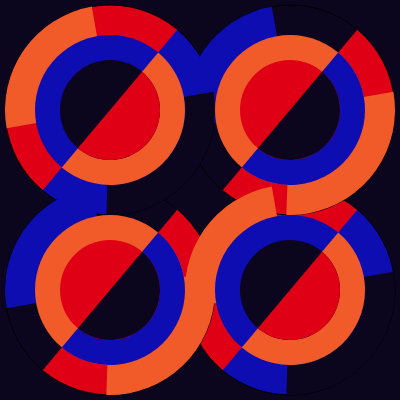
Frame 1 (no input)
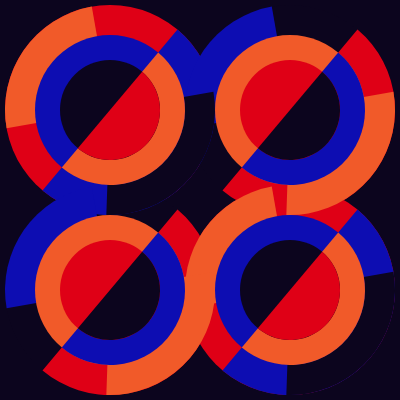
Frame 60 (no input)
Frame 120 (the mouse pressed at the canvas centre since frame 60): identical to frame 60, image omitted

The p5.js sketch that drew these frames (run headless with seeded random() and noise() and a simulated clock; from frame 60 on, the mouse is pressed at the canvas centre):

// p5.js sketch
// ── sketch.js
function setup() {
  createCanvas(400, 400);
}

function draw() {
  background(12, 5, 30);//oscuro
  
   //arc(x, y, acho, alto, donde parte radians(270),  donde termina radians(130));
  //circulo 1
  fill(223, 0, 22);//rojo
  ellipse(110, 110, 210, 210);
  //circulo 2
  fill(12, 5, 30);//oscuro
  ellipse(290, 110, 210, 210);
  //circulo 3
  fill(12, 5, 30);//oscuro
  ellipse(110, 290, 210, 210);
  //circulo 4
  fill(223, 0, 22);//rojo
  ellipse(290, 290, 210, 210);
  //divisiones
  //1
  fill(13, 13, 178);//azul
  arc(110, 110, 210, 210, radians(310), radians(130));
  //2
  fill(223, 0, 22);//rojo
  arc(290, 110, 210, 210, radians(310), radians(130));
  fill(223, 0, 22);//rojo
  arc(110, 290, 210, 210, radians(310), radians(130));
  fill(13, 13, 178);//azul
  arc(290, 290, 210, 210, radians(310), radians(130));
  noStroke();
  fill(241, 90, 41);//naranjo
  arc(110, 110, 210, 210, radians(170), radians(260));
  fill(13, 13, 178);//azul
  arc(290, 110, 210, 210, radians(170), radians(260));
  arc(110, 290, 210, 210, radians(170), radians(260));
  fill(241, 90, 41);//naranjo
  arc(290, 290, 210, 210, radians(170), radians(260));
  fill(12, 5, 30);//oscuro
  arc(110, 110, 210, 210, radians(350), radians(92));
  fill(241, 90, 41);//naranjo
  arc(290, 110, 210, 210, radians(350), radians(92));
  fill(241, 90, 41);//naranjo
  arc(110, 290, 210, 210, radians(350), radians(92));
  fill(12, 5, 30);//oscuro
  arc(290, 290, 210, 210, radians(350), radians(92));
  fill(13, 13, 178);//azul
  ellipse(110, 110, 150, 150);
  fill(241, 90, 41);//naranjo
  ellipse(290, 110, 150, 150);
  fill(241, 90, 41);//naranjo
  ellipse(110, 290, 150, 150);
  fill(13, 13, 178);//azul
  ellipse(290, 290, 150, 150);
   //arc(x, y, acho, alto, donde parte radians(270),  donde termina radians(130));
  fill(241, 90, 41);//naranjo
  arc(110, 110, 150, 150, radians(310), radians(130));
  fill(13, 13, 178);//azul
  arc(290, 110, 150, 150, radians(310), radians(130));
  fill(13, 13, 178);//azul
  arc(110, 290, 150, 150, radians(310), radians(130));
  fill(241, 90, 41);//naranjo
  arc(290, 290, 150, 150, radians(310), radians(130));
  fill(12, 5, 30);
  ellipse(110, 110, 100, 100);
  fill(223, 0, 22);//rojo
  ellipse(290, 110, 100, 100);
  fill(223, 0, 22);//rojo
  ellipse(110, 290, 100, 100);
  fill(12, 5, 30);//oscuro
  ellipse(290, 290, 100, 100);
  //arc(x, y, acho, alto, donde parte radians(270),  donde termina radians(130));
  fill(223, 0, 22);//rojo
  arc(110, 110, 100, 100, radians(310), radians(130));
  fill(12, 5, 30);//oscuro
  arc(290, 110, 100, 100, radians(310), radians(130));
  fill(12, 5, 30);
  arc(110, 290, 100, 100, radians(310), radians(130));
  fill(223, 0, 22);
  arc(290, 290, 100, 100, radians(310), radians(130));
}
